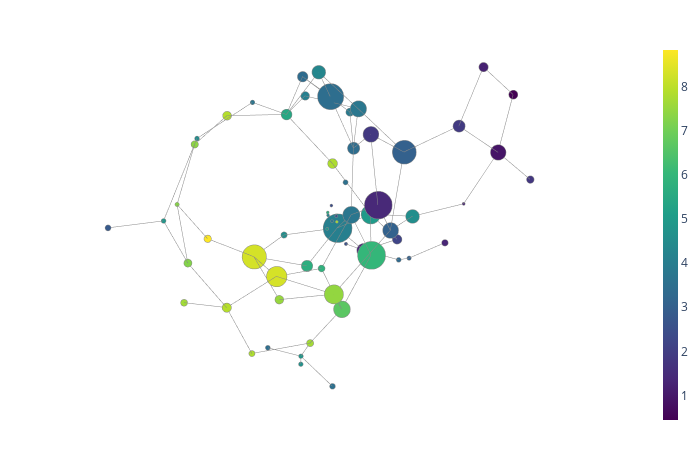

Notebook code for this chart:
### Code cell
fig = plot_static_mapper_graph(pipe, fashion_data, layout_dim=3, node_scale=40, color_variable=fashion_answer)
fig.show(config={'scrollZoom': True})

### Figure 1 — Plotly figure (JSON) as saved in the notebook; plotly's stock layout.template omitted (floating-point values rounded to 4 significant figures; data arrays with more than 128 entries replaced by an {"elided": "..."} marker saying what was removed)
{"data": [{"hoverinfo": "none", "line": {"color": "#888", "width": 1}, "mode": "lines", "name": "edge_trace", "type": "scatter3d", "uid": "638af4b1-6337-4124-9f83-92c4db884ca2", "x": {"elided": "231 float values"}, "y": {"elided": "231 float values"}, "z": {"elided": "231 float values"}}, {"hoverinfo": "text", "hoverlabel": {"bgcolor": ["#482978", "#3b518a", "#33628d", "#3c4d8a", "#2dae7f", "#3b508a", "#238e8c", "#482576", "#2b768e", "#306a8e", "#34b679", "#21968a", "#277f8e", "#482777", "#209b8a", "#3f4487", "#d5e228", "#b5de2b", "#93d640", "#addc30", "#d4e228", "#2cad7f", "#97d73e", "#30b17d", "#a1da38", "#5bc663", "#a3da36", "#238e8c", "#2c748e", "#addc30", "#26828e", "#433981", "#472272", "#34618d", "#423a81", "#a2da37", "#440154", "#2d718e", "#461567", "#2f6e8e", "#34618d", "#2b778e", "#2e6e8e", "#297a8e", "#482676", "#277f8e", "#433780", "#87d448", "#83d34a", "#8dd544", "#22918b", "#fde725", "#21968a", "#b4de2c", "#248c8c", "#2e6e8e", "#2d708e", "#25868d", "#21968a", "#2f6c8e", "#375a8c", "#27a783", "#2c758e"]}, "hovertext": ["Node ID: 0<br>Node size: 4774<br>Summary statistic: 1.4", "Node ID: 1<br>Node size: 18<br>Summary statistic: 2.56", "Node ID: 2<br>Node size: 1547<br>Summary statistic: 3.07", "Node ID: 3<br>Node size: 7<br>Summary statistic: 2.43", "Node ID: 4<br>Node size: 800<br>Summary statistic: 5.69", "Node ID: 5<br>Node size: 69<br>Summary statistic: 2.51", "Node ID: 6<br>Node size: 1157<br>Summary statistic: 4.57", "Node ID: 7<br>Node size: 57<br>Summary statistic: 1.32", "Node ID: 8<br>Node size: 1796<br>Summary statistic: 3.73", "Node ID: 9<br>Node size: 143<br>Summary statistic: 3.31", "Node ID: 10<br>Node size: 4821<br>Summary statistic: 6.01", "Node ID: 11<br>Node size: 55<br>Summary statistic: 4.84", "Node ID: 12<br>Node size: 5145<br>Summary statistic: 4.07", "Node ID: 13<br>Node size: 1245<br>Summary statistic: 1.34", "Node ID: 14<br>Node size: 2303<br>Summary statistic: 5.0", "Node ID: 15<br>Node size: 556<br>Summary statistic: 2.17", "Node ID: 16<br>Node size: 2594<br>Summary statistic: 8.3", "Node ID: 17<br>Node size: 524<br>Summary statistic: 7.9", "Node ID: 18<br>Node size: 2251<br>Summary statistic: 7.45", "Node ID: 19<br>Node size: 227<br>Summary statistic: 7.79", "Node ID: 20<br>Node size: 3643<br>Summary statistic: 8.29", "Node ID: 21<br>Node size: 18<br>Summary statistic: 5.67", "Node ID: 22<br>Node size: 465<br>Summary statistic: 7.49", "Node ID: 23<br>Node size: 293<br>Summary statistic: 5.82", "Node ID: 24<br>Node size: 292<br>Summary statistic: 7.63", "Node ID: 25<br>Node size: 1720<br>Summary statistic: 6.66", "Node ID: 26<br>Node size: 307<br>Summary statistic: 7.66", "Node ID: 27<br>Node size: 242<br>Summary statistic: 4.57", "Node ID: 28<br>Node size: 38<br>Summary statistic: 3.68", "Node ID: 29<br>Node size: 590<br>Summary statistic: 7.79", "Node ID: 30<br>Node size: 6<br>Summary statistic: 4.17", "Node ID: 31<br>Node size: 1540<br>Summary statistic: 1.86", "Node ID: 32<br>Node size: 538<br>Summary statistic: 1.23", "Node ID: 33<br>Node size: 3523<br>Summary statistic: 3.02", "Node ID: 34<br>Node size: 909<br>Summary statistic: 1.89", "Node ID: 35<br>Node size: 42<br>Summary statistic: 7.64", "Node ID: 36<br>Node size: 503<br>Summary statistic: 0.445", "Node ID: 37<br>Node size: 158<br>Summary statistic: 3.56", "Node ID: 38<br>Node size: 1483<br>Summary statistic: 0.924", "Node ID: 39<br>Node size: 918<br>Summary statistic: 3.44", "Node ID: 40<br>Node size: 114<br>Summary statistic: 3.02", "Node ID: 41<br>Node size: 1624<br>Summary statistic: 3.79", "Node ID: 42<br>Node size: 145<br>Summary statistic: 3.46", "Node ID: 43<br>Node size: 413<br>Summary statistic: 3.88", "Node ID: 44<br>Node size: 260<br>Summary statistic: 1.32", "Node ID: 45<br>Node size: 455<br>Summary statistic: 4.05", "Node ID: 46<br>Node size: 352<br>Summary statistic: 1.8", "Node ID: 47<br>Node size: 113<br>Summary statistic: 7.29", "Node ID: 48<br>Node size: 396<br>Summary statistic: 7.24", "Node ID: 49<br>Node size: 331<br>Summary statistic: 7.37", "Node ID: 50<br>Node size: 129<br>Summary statistic: 4.68", "Node ID: 51<br>Node size: 341<br>Summary statistic: 8.82", "Node ID: 52<br>Node size: 141<br>Summary statistic: 4.84", "Node ID: 53<br>Node size: 477<br>Summary statistic: 7.87", "Node ID: 54<br>Node size: 134<br>Summary statistic: 4.49", "Node ID: 55<br>Node size: 4224<br>Summary statistic: 3.46", "Node ID: 56<br>Node size: 203<br>Summary statistic: 3.54", "Node ID: 57<br>Node size: 1155<br>Summary statistic: 4.29", "Node ID: 58<br>Node size: 129<br>Summary statistic: 4.84", "Node ID: 59<br>Node size: 682<br>Summary statistic: 3.4", "Node ID: 60<br>Node size: 217<br>Summary statistic: 2.81", "Node ID: 61<br>Node size: 722<br>Summary statistic: 5.44", "Node ID: 62<br>Node size: 129<br>Summary statistic: 3.7"], "marker": {"color": [1.399, 2.556, 3.072, 2.429, 5.686, 2.507, 4.572, 1.316, 3.728, 3.308, 6.009, 4.836, 4.071, 1.344, 4.998, 2.174, 8.303, 7.897, 7.45, 7.789, 8.295, 5.667, 7.495, 5.819, 7.634, 6.658, 7.661, 4.574, 3.684, 7.792, 4.167, 1.859, 1.232, 3.022, 1.892, 7.643, 0.4453, 3.557, 0.9245, 3.443, 3.018, 3.788, 3.455, 3.879, 1.323, 4.053, 1.798, 7.292, 7.242, 7.375, 4.682, 8.824, 4.844, 7.874, 4.485, 3.462, 3.542, 4.293, 4.837, 3.399, 2.806, 5.439, 3.698], "colorbar": {"thickness": 15, "title": {"side": "right", "text": ""}, "xanchor": "left"}, "colorscale": [[0, "#440154"], [0.1111, "#482878"], [0.2222, "#3e4989"], [0.3333, "#31688e"], [0.4444, "#26828e"], [0.5556, "#1f9e89"], [0.6667, "#35b779"], [0.7778, "#6ece58"], [0.8889, "#b5de2b"], [1, "#fde725"]], "line": {"color": "#888", "width": 1}, "opacity": 1, "reversescale": false, "showscale": true, "size": [4774, 18, 1547, 7, 800, 69, 1157, 57, 1796, 143, 4821, 55, 5145, 1245, 2303, 556, 2594, 524, 2251, 227, 3643, 18, 465, 293, 292, 1720, 307, 242, 38, 590, 6, 1540, 538, 3523, 909, 42, 503, 158, 1483, 918, 114, 1624, 145, 413, 260, 455, 352, 113, 396, 331, 129, 341, 141, 477, 134, 4224, 203, 1155, 129, 682, 217, 722, 129], "sizemin": 4, "sizemode": "area", "sizeref": 6.431}, "mode": "markers", "name": "node_trace", "type": "scatter3d", "uid": "f0567dee-0fee-41eb-9956-2d622d1758c4", "x": [-1.18, -0.1967, -1.376, -0.1263, -0.09954, 0.8606, -1.121, -1.428, -0.4641, -0.2512, -0.991, -0.2391, 0.1993, 0.01833, -0.1632, -0.4998, -0.6992, -0.7029, -1.517, -1.115, 0.1639, -0.2355, -0.8025, -0.8938, 0.09021, -1.393, -1.199, 0.7395, -0.2842, 0.8231, -0.2958, -0.5295, -0.7945, -0.8024, -1.118, -0.3679, -0.9509, 0.1556, -1.394, 0.2252, 0.02221, 0.3334, -0.05849, 1.154, -0.2468, 1.42, -1.724, 0.6647, -0.369, 1.191, -0.6031, 0.3937, -0.2789, 1.711, 0.2928, 0.9102, -1.425, 0.7511, -0.8377, 1.705, -0.5606, 1.167, 0.7817], "y": [-0.1988, -0.1241, -0.3447, -0.06081, 0.461, -1.159, -1.054, -1.918, -0.2482, -1.821, -0.3409, 0.09531, -0.4282, -1.008, -0.9421, -1.412, 1.379, 2.288, 0.8059, 2.161, 1.39, 0.08615, 1.42, 0.6341, 2.784, 0.5413, 1.079, 0.482, 0.02507, -0.7084, 0.1186, -0.4754, -2.333, -0.9447, -1.696, -0.01809, -3.06, -0.5496, -2.477, -0.7381, -2.451, -0.8714, 1.481, -1.308, -3.284, -0.4943, -3.17, 2.326, 2.6, 1.703, 0.9897, 2.057, 2.722, 0.906, 1.886, -0.6954, 0.7067, -0.3638, 1.097, -0.6196, 3.376, 0.03577, 0.8022], "z": [0.9953, 0.01358, 0.535, 0.2438, -1.076, -2.256, 0.2726, 0.3726, 0.1959, -2.156, -0.4086, -0.1533, -0.7797, -1.611, -0.3806, -1.043, -0.1679, -0.3404, -0.1395, -1.262, -0.4983, 0.238, -0.6502, -0.2478, -0.7626, -0.8907, -1.775, -0.9428, 0.03784, 0.2872, 0.2348, 1.788, 2.463, 1.449, 1.827, 0.06698, 1.861, 0.3549, 1.207, 0.9856, -2.745, 1.658, -3.189, 1.036, -2.441, 1.492, 0.5603, 0.8273, 0.6029, 1.413, -3.544, 0.1372, 1.444, 1.401, 2.106, 1.662, -3.488, 2.26, -2.758, 1.7, 1.902, 1.419, 2.077]}], "layout": {"autosize": false, "height": 450, "hovermode": "closest", "margin": {"b": 20, "l": 5, "r": 5, "t": 40}, "scene": {"aspectmode": "auto", "aspectratio": {"x": 0.6656, "y": 1.291, "z": 1.164}, "camera": {"center": {"x": 0, "y": 0, "z": 0}, "eye": {"x": -0.9465, "y": 0.6046, "z": 1.154}, "projection": {"type": "perspective"}, "up": {"x": -0.005467, "y": -0.005585, "z": 1.0}}, "xaxis": {"showbackground": false, "showgrid": false, "showline": false, "showticklabels": false, "title": {"text": ""}, "type": "linear", "zeroline": false}, "yaxis": {"showbackground": false, "showgrid": false, "showline": false, "showticklabels": false, "title": {"text": ""}, "type": "linear", "zeroline": false}, "zaxis": {"showbackground": false, "showgrid": false, "showline": false, "showticklabels": false, "title": {"text": ""}, "type": "linear", "zeroline": false}}, "showlegend": false, "title": {"text": ""}, "updatemenus": [{"direction": "down", "pad": {"r": 10, "t": 10}, "showactive": true, "x": 0.11, "xanchor": "left", "y": 1.1, "yanchor": "top"}], "width": 700}}
